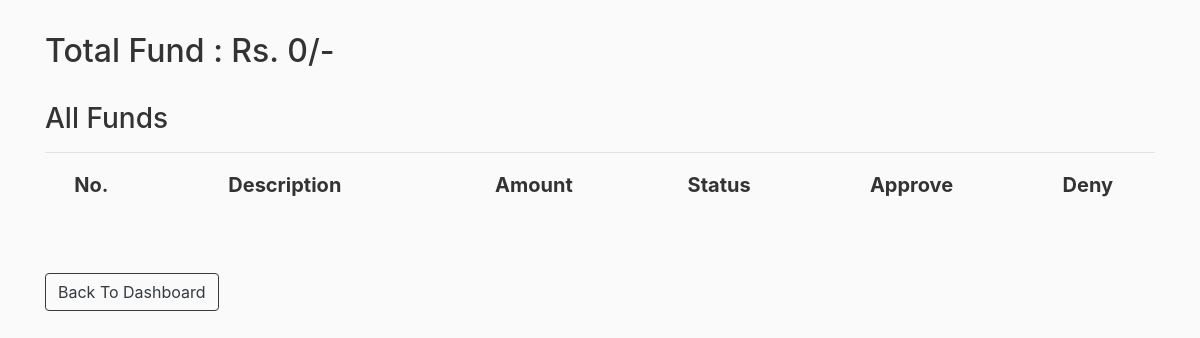
The app's page /cp_funds (signed in), older data.
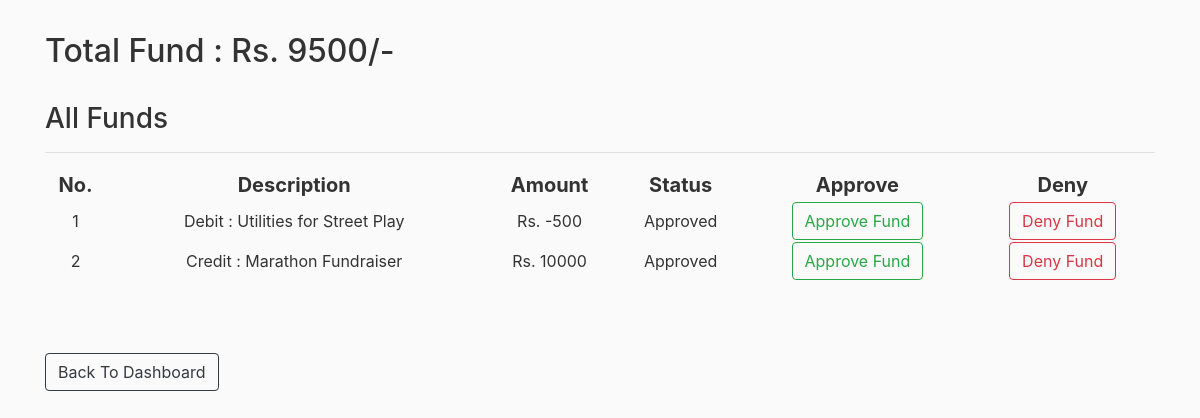
The same page, newer data.
### rbac/models.py (models this page shows)
class Fund(db.Model):
    id = db.Column(db.Integer, primary_key=True)
    amount = db.Column(db.Integer)
    description = db.Column(db.String(200), nullable=False)
    event_date = db.Column(db.DateTime, index=True, default=datetime.utcnow)
    status = db.Column(db.String(20), nullable=False) #0=not approved; 1=approved;

### rbac/routes.py (the view)
@app.route("/cp_funds", methods=['GET','POST'])
@login_required
def cp_funds():
    if get_role(current_user) != 'CP':
        return redirect(url_for('home'))
    funds = Fund.query.order_by(Fund.event_date.desc()).all()
    total = get_total()
    return render_template('cp_funds.html',funds=funds,total=total)

### rbac/models.py (called while the page is built)
@login_manager.user_loader
def load_user(user_id):
    return User.query.get(int(user_id))

### rbac/routes.py (called while the page is built)
def get_total():
    total = 0
    funds = Fund.query.all()
    for fund in funds:
        if fund.status == '1':
            total = total + fund.amount
    return total

### rbac/templates/cp_funds.html
{% extends "layout.html" %}
{% block content %}
    <h2>Total Fund : Rs. {{total}}/-</h2><br>
    <h3>All Funds</h3>
    <table style="width: 100%; text-align: center;">
        <tr style="font-size: 20px;">
                <th>No.</th>
                <th>Description</th>
                <th>Amount</th>
                <th>Status</th>
                <th>Approve</th>
                <th>Deny</th>
        </tr>
        <hr>
        {% for fund in funds %}
            <tr>
                <td>{{ loop.index }}</td>
                <td>{{ fund.description }}</td>
                <td>Rs. {{ fund.amount }}</td>
                <td>
                    {% if fund.status == '1' %}
                        Approved
                    {% elif fund.status == '0' %}
                        Approval Pending
                    {% elif fund.status == '2' %}
                        Denied
                    {% endif %}
                </td>
                <td><a class="btn btn-outline-success" role="button" href="{{ url_for('approve_fund',id=fund.id)}}">Approve Fund</a></td>
                <td><a class="btn btn-outline-danger" role="button" href="{{ url_for('deny_fund',id=fund.id)}}">Deny Fund</a></td>
            </tr>
        {% endfor %}
    </table>
    <br><br><br>
    <a href="{{ url_for('cp_dashboard') }}" class="btn btn-outline-dark" >Back To Dashboard</a>
{% endblock content %}

Row changes from the older to the newer data that the page shows:
added Fund: description "Debit : Utilities for Street Play", amount "-500", status "Approved"
added Fund: description "Credit : Marathon Fundraiser", amount "10000", status "Approved"
Text that changed along with them:
{{ total }}: "0" → "9500"
